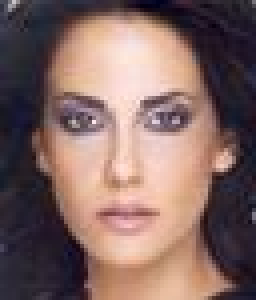
%> input picture ex06/linda/face1.jpg, 64 x 75 px (shown 4 times larger)
$ octave ex2.m   (GNU Octave 9; MATLAB toolbox functions it lacks are replaced by stand-ins)
%> lines starting %> are read from the running program, lines starting %| are printed output that depends on the picture
### ex06/linda/classify_face.m
function [ scores, I ] = classify_face( haar, I )

    I = imfilter(I, fspecial('gaussian'));
    I = I(1:2:size(I,1), 1:2:size(I,2));

    I = createIntegralImage(I);

    % run over patches of size 19 x 19
    scores = zeros(size(I));
    for i = 1:size(I,1)-18
        for j = 1:size(I,2)-18
            patch = I(i:i+18, j:j+18);
            scores(i,j) = haar.haarFeaturesCompute(patch);
        end
    end

end

### ex06/linda/createIntegralImage.m
function [ integral_image ] = createIntegralImage( I )
% creates the integral image from a grayscale image I

    [rows, cols] = size(I);

    integral_image = zeros(rows+1, cols+1);

    for i = 2:rows+1
        for j = 2:cols+1
            integral_image(i,j) = I(i-1,j-1) + integral_image(i,j-1) + integral_image(i-1, j) - integral_image(i-1,j-1);
        end
    end

    integral_image = integral_image(2:rows+1, 2:cols+1);

end

### ex06/linda/ex2.m
clc;
clear;
close all;

%% classification
load('Classifiers.mat');
haar = HaarFeatures(classifiers(:,2:size(classifiers,2)));

%% I1
I1 = double(rgb2gray(imread('face1.jpg')));
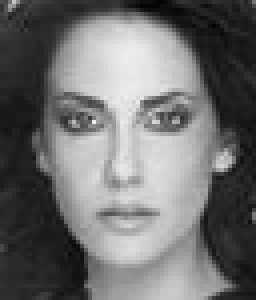
%> I1: size 75x64 double (shown 4 times larger); min 3, max 238, mean 110.8

[scores1, J1] = classify_face(haar, I1);
figure;
imagesc(J1);
figure;
imagesc(scores1);

%% I2
I2 = double(rgb2gray(imread('face2.jpg')));
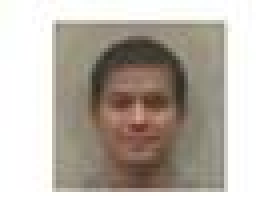
%> input picture ex06/linda/face2.jpg, 69 x 52 px (shown 4 times larger)
%> I2: size 52x69 double; min 41, max 255, mean 186.6
[scores2, J2] = classify_face(haar, I2);
%> after the loop in classify_face (call 2), `for i = 1:size(I,1)-18`:
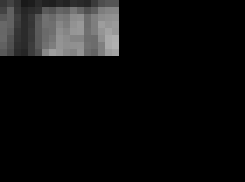
%> scores: size 26x35 double (shown 7 times larger); min 0, max 0.691, mean 0.0596
figure;
imagesc(J2);
figure;
imagesc(scores2);

%% I3
I3 = double(rgb2gray(imread('face3.jpg')));
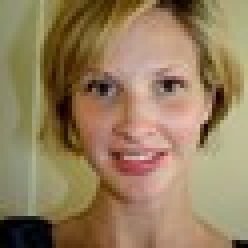
%> input picture ex06/linda/face3.jpg, 62 x 62 px (shown 4 times larger)
%> I3: size 62x62 double; min 0, max 214, mean 129.6

[scores3, J3] = classify_face(haar, I3);
%> after the loop in createIntegralImage (call 3), `for i = 2:rows+1`:
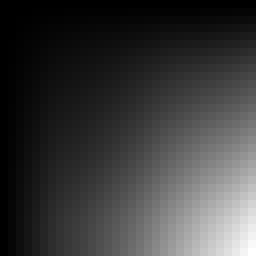
%> integral_image: size 32x32 double (shown 8 times larger); min 0, max 123481.7, mean 28633.3; drawn with min black and max white
%> after the loop in classify_face (call 3), `for i = 1:size(I,1)-18`:
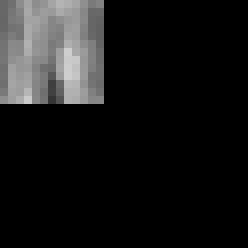
%> scores: size 31x31 double (shown 8 times larger); min 0, max 0.81, mean 0.0967
figure;
imagesc(J3);
figure;
imagesc(scores3);
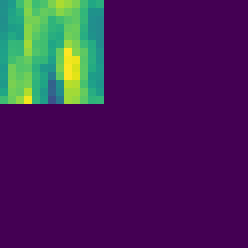
%> displayed picture: size 31x31x3, on the screen's scale of 0 to 255 (shown 8 times larger); mean R, G, B 70, 33, 88.3
